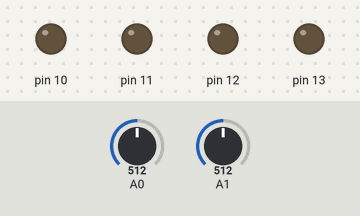
This sketch was run on a simulated Arduino Uno, built with avr-gcc and run on an emulated ATmega328P. Shown: output pins drawn as LEDs (lit = HIGH). The test bench sets the inputs (shaded band); at power-on: A0 = 512, A1 = 512.

Above: at 1.2 s.
1.3 s: A0 set to 484
At 2.4 s:
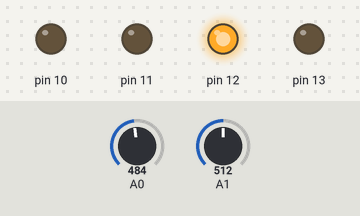
2.8 s: A1 set to 484
At 3.5 s:
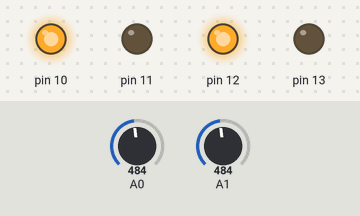
4.3 s: A0 set to 510
At 4.7 s:
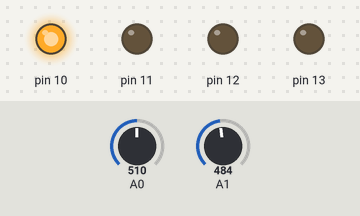
5.8 s: A1 set to 560
At 7.0 s:
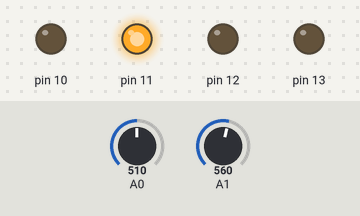
7.3 s: A0 set to 490
At 8.1 s:
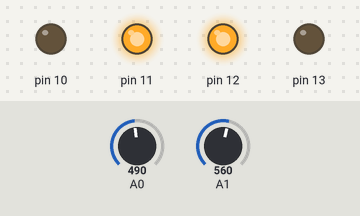
8.8 s: A0 set to 560
At 9.3 s:
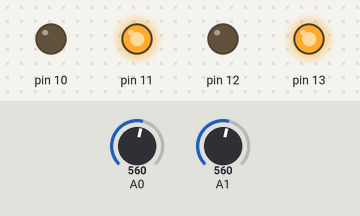
Timing chart, 0 to 11.3 s (numbered marks = the images above; inputs shaded):
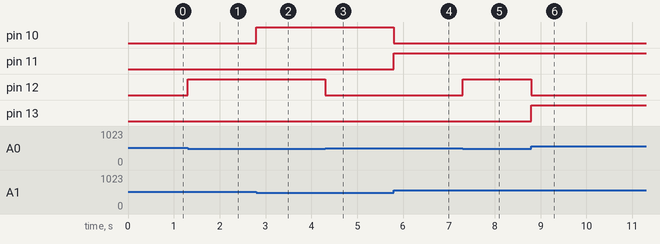

The sketch:

joystick.ino
```cpp
void setup()
{
  pinMode(A0, INPUT);         //اردوینو A0 ورودی کردن پین//
  pinMode(A1, INPUT);         //اردوینو A1 ورودی کردن پین//
  pinMode(10, OUTPUT);      //خروجی کردن پین سمت جلو//
  pinMode(11, OUTPUT);      //خروجی کردن پین سمت عقب//
  pinMode(12, OUTPUT);      //خروجی کردن پین سمت راست//
  pinMode(13, OUTPUT);      //خروجی کردن پین سمت چپ//

}
void loop()
{
  int VRx = analogRead(A0);   //VRx که عددی بین 0 تا 1023 می تواند باشد و ریختن ان در متغیر A0
  int VRy = analogRead(A1);   //VRy که عددی بین 0 تا 1023 می تواند باشد و ریختن ان در متغیر A1 خواندن مقدار ولتاژ انالوگ روی پین//


  if (VRx >= 550) {
    digitalWrite(13, HIGH);

  } else {
    digitalWrite(13, LOW);
  }
  if (VRx <= 500) {
    digitalWrite(12, HIGH);

  } else {
    digitalWrite(12, LOW);
  }


  if (VRy >= 550) {
    digitalWrite(11, HIGH);

  } else {
    digitalWrite(11, LOW);
  }
  if (VRy <= 500) {
    digitalWrite(10, HIGH);
  }
  else {
    digitalWrite(10, LOW);

  }

}
```

Measured:
- the behaviour switches between 501 and 500 on A0 (found by bisection; images 0 and 1)
- the behaviour switches between 501 and 500 on A1 (found by bisection; images 1 and 2)
- after the input at 1.3 s, pin 12: LOW → HIGH at once
- after the input at 2.8 s, pin 10: LOW → HIGH at once
- after the input at 4.3 s, pin 12: HIGH → LOW at once
- after the input at 5.8 s, pin 10: HIGH → LOW at once; pin 11: LOW → HIGH at once
- after the input at 7.3 s, pin 12: LOW → HIGH at once
- after the input at 8.8 s, pin 12: HIGH → LOW at once; pin 13: LOW → HIGH at once
